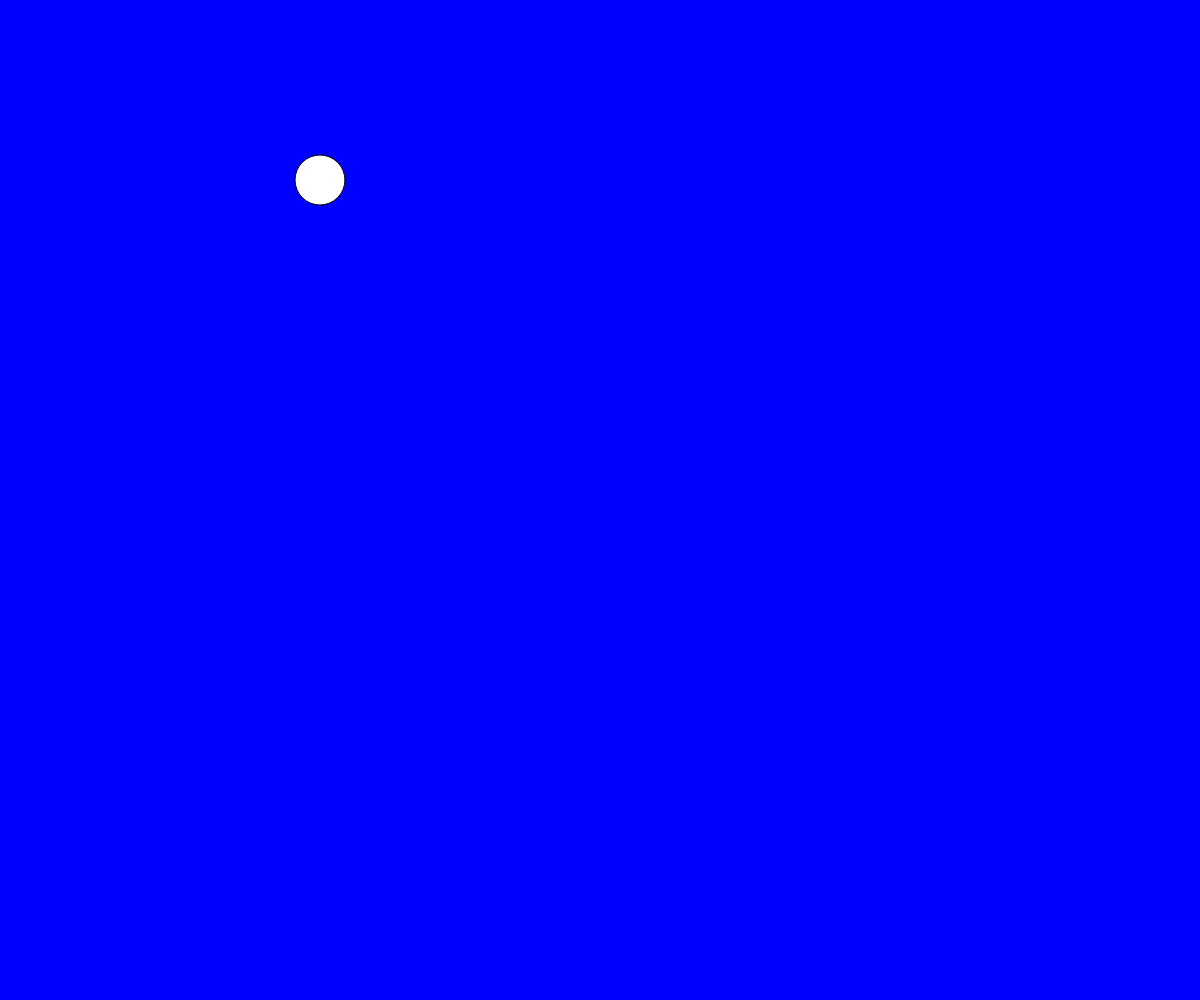
Frame 1 (no input)
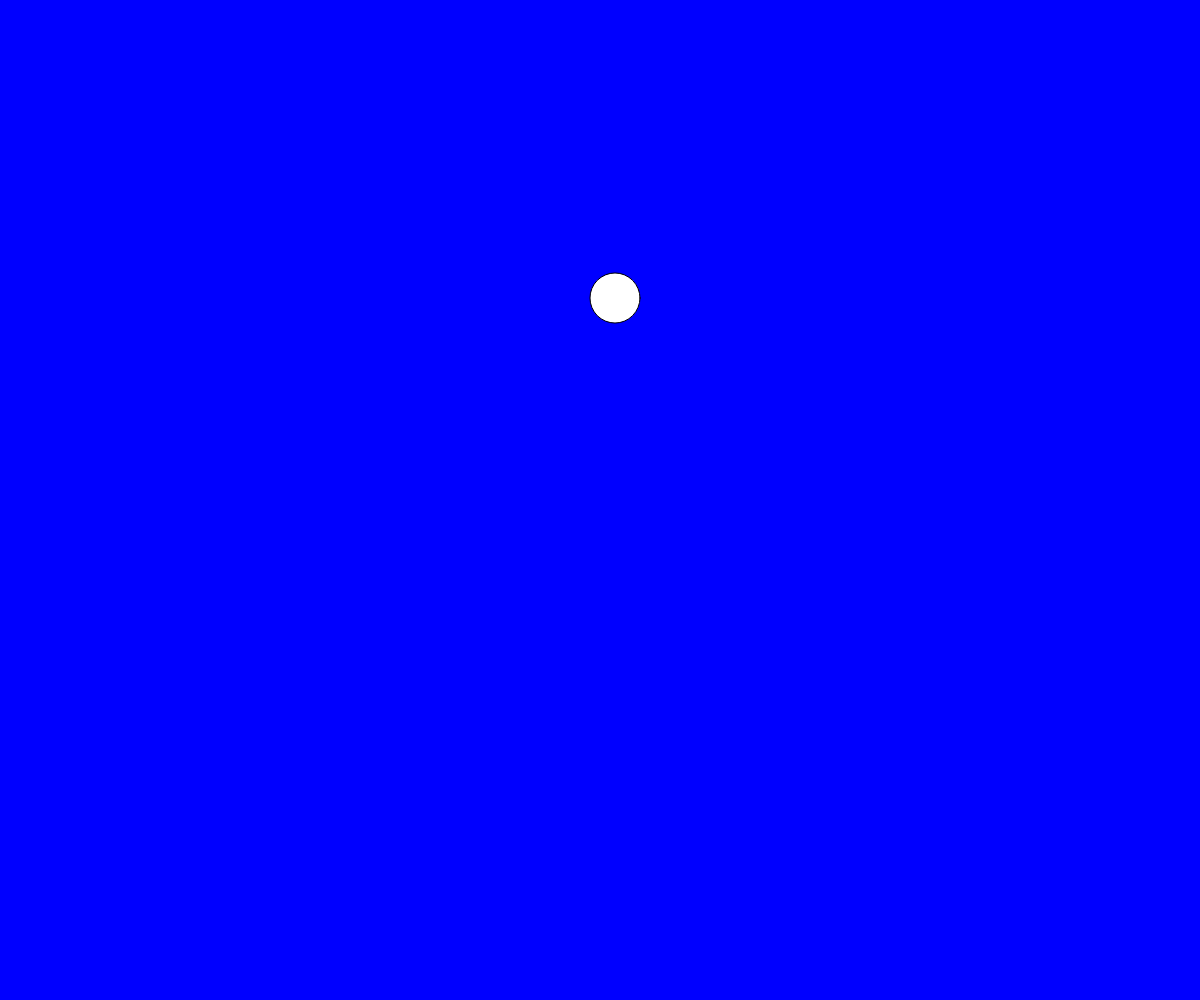
Frame 60 (no input)
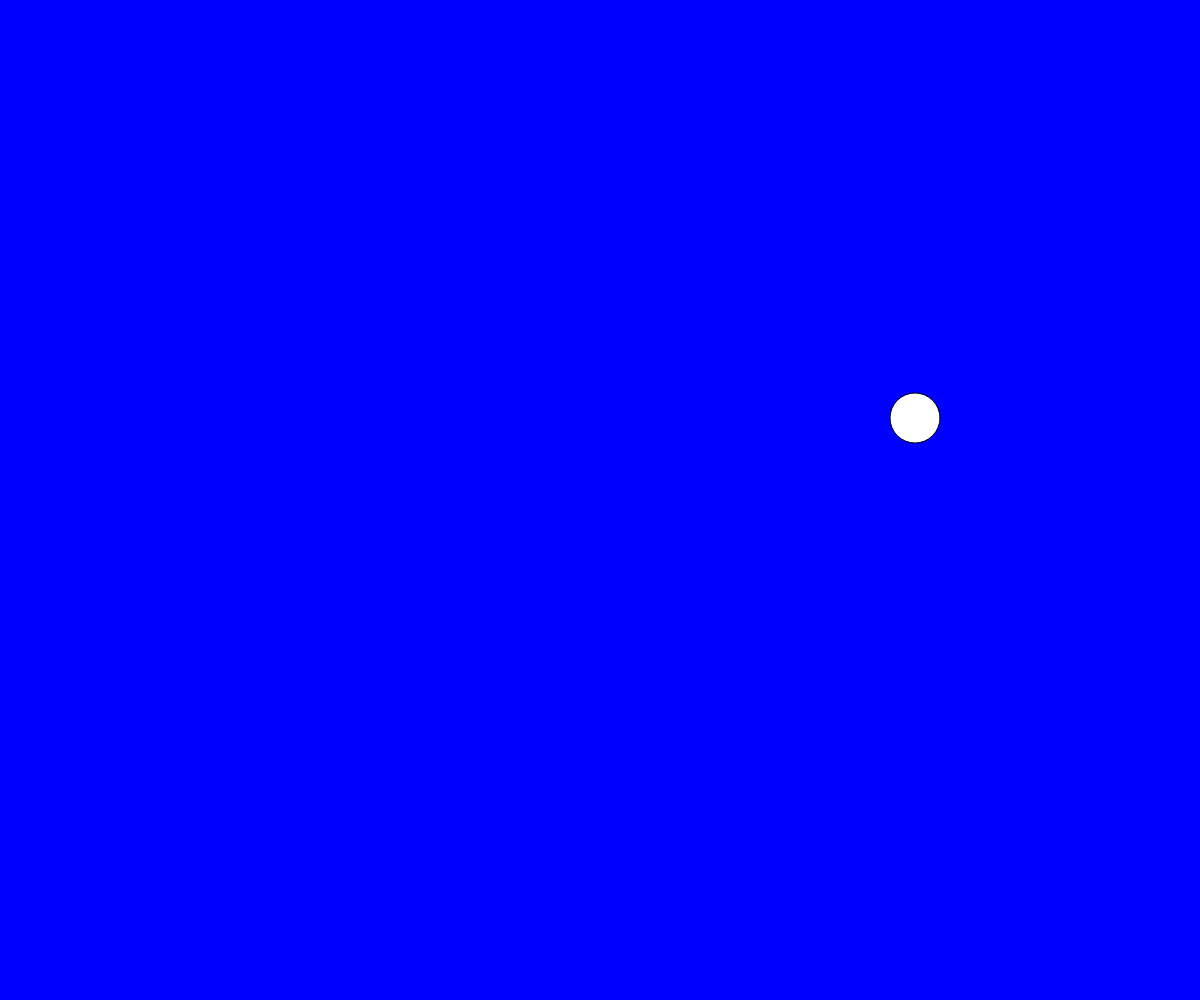
Frame 120 (the mouse pressed at the canvas centre since frame 60)

The p5.js sketch that drew these frames (run headless with seeded random() and noise() and a simulated clock; from frame 60 on, the mouse is pressed at the canvas centre):

// p5.js sketch
// ── sketch.js
let x = 320;
let y = 180;
let xspeed = 5;
let yspeed = 2;

let r = 25;

function setup() {
  createCanvas(windowWidth, windowHeight);
}

function draw() {
  background("blue")
  ellipse(x, y, r*2, r*2)
  x += xspeed
  y += yspeed
  if (x > windowWidth - r || x < r) {
    xspeed = -xspeed
  }
  if (y > windowHeight - r || y < r ) {
    yspeed = -yspeed
  } 
}
